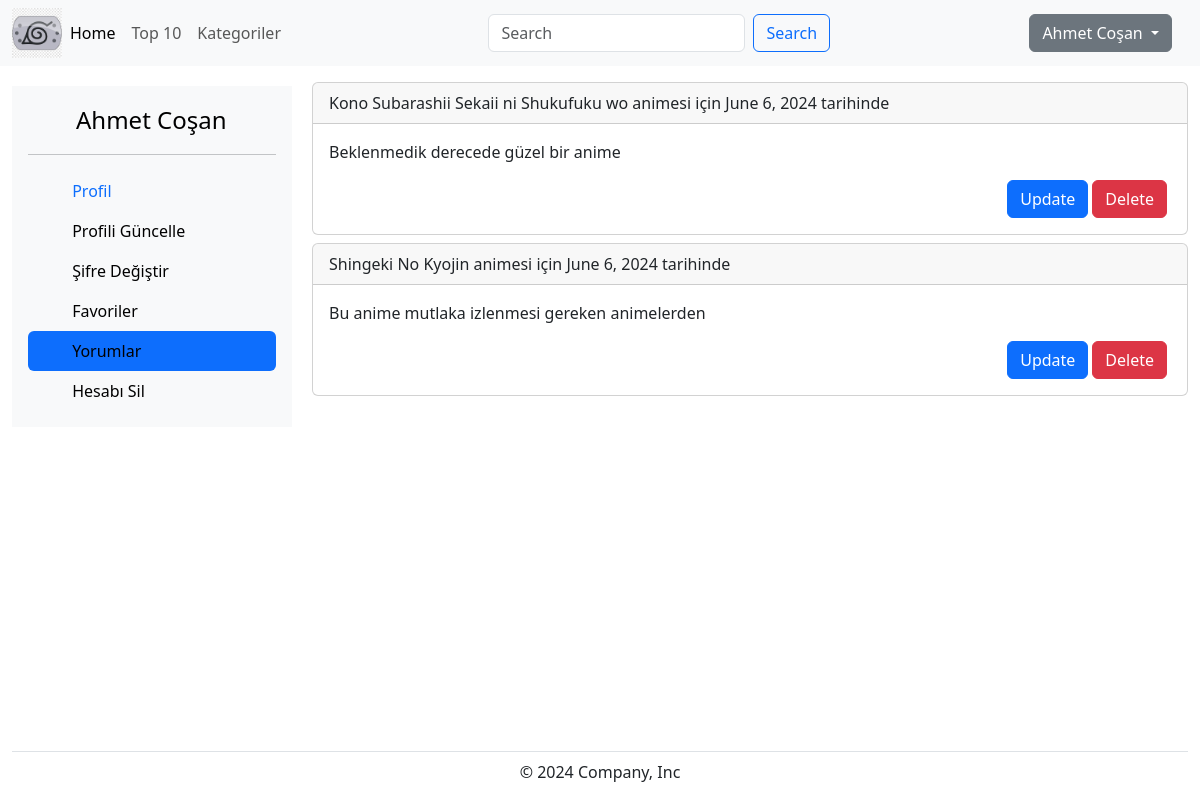
Screenshot of /user/comments (signed in) with the database file from the repository.
### comment/models.py (models this page shows, shortened)
class Comment(models.Model):
    username=models.ForeignKey(User, on_delete=models.CASCADE)
    anime=models.ForeignKey(Anime, on_delete=models.CASCADE)
    description=RichTextField()
    date=models.DateField(auto_now_add=True)
    nLike=models.IntegerField(default=0, null=True)
    nDislike=models.IntegerField(default=0, null=True)

### anime/models.py (models this page shows, shortened)
class Anime(models.Model):
    title=models.CharField(max_length=100, unique=True, editable=True, null=False)
    story=RichTextField()
    image_cover = models.ImageField(upload_to="movies")
    date = models.DateField(auto_created=True, auto_now=True)
    slug = models.SlugField(unique=True,db_index=True, blank=True, null=False)
    category=models.ManyToManyField(Category)
    favorite=models.ManyToManyField(User, blank=True)
    def __str__(self):
        return self.title

### user/views.py (the view)
# urls.py: path('comments', views.getUserAllComments, name='getUserAllComments'),
@login_required(login_url="/anime")
def getUserAllComments(request):
    user=request.user
    comments=Comment.objects.filter(username__id=user.id)
    return render(request, 'user/comments.html', context={'comments':comments})

### user/templates/user/comments.html (shortened to what this page needs)
{% extends "base.html" %}
{% load static %}
{% block body %}
    <div class="container-fluid my-3">
        <div class="row">
            <div class="col-md-3 my-1">
                {% include "partials/_sidebar.html" %}
            </div>
            <div class="col-md-9">
                {% if comments|length > 0 %}
                    {% for comment in comments  %}
                        <div class="card mb-2">
                            <div class="card-header">
                            <span class="h6">{{comment.anime}}</span>  animesi için {{comment.date}} tarihinde
                            </div>
                            <div class="card-body">
                            <p class="card-text">{{comment.description}}</p>
                            <a href="{% url 'deleteOneComment' id=comment.id %}" class="btn btn-danger mx-1 float-md-end">Delete</a>
                            <a href="{% url 'updateOneComment' id=comment.id %}" class="btn btn-primary  float-md-end">Update</a>
                            </div>
                        </div>
                    {% endfor %}
                {% else %}
                        <div class="text-center mt-5">Hiç yorumunuz bulunmuyor...</div>
                {% endif %}
            </div>
        </div>
    </div>
{% endblock  %}

### templates/partials/_nav.html (shortened to what this page needs)
{% load static %}
<nav class="navbar navbar-expand-lg bg-body-tertiary">
    <div class="container-fluid">
      <img src="{% static 'img/konoha-icon.jpg' %}" class="img-img-thumbnail" alt="logo" width="50">
      <div class="collapse navbar-collapse" id="navbarSupportedContent">
        <ul class="navbar-nav me-auto mb-2 mb-lg-0">
          <li class="nav-item">
            <a class="nav-link active" aria-current="page" href="{% url "index" %}">Home</a>
          </li>
          <li class="nav-item">
            <a class="nav-link" href="{% url 'top10AnimeList' %}">Top 10</a>
          </li>
          <li class="nav-item">
            <a class="nav-link" href="{% url 'getAllCategories' %}">Kategoriler</a>
          </li>
        </ul>
        <form action="{% url 'showSearchResults' %}" class="d-flex" role="search" method="POST">
          <input class="form-control me-2" type="search" placeholder="Search" aria-label="Search" name="search">
          <button class="btn btn-outline-primary" type="submit">Search</button>
        </form>
        <ul class="navbar-nav mb-2 mb-lg-0 ms-auto">
            {% if user.is_authenticated %}
            <li class="nav-item dropdown me-3">
              <div class="dropdown">
                <button class="btn btn-secondary dropdown-toggle" type="button" data-bs-toggle="dropdown" aria-expanded="false">
                  {{user.get_full_name}}
                </button>
              </div>
            </li>
            {% endif %}
        </ul>
      </div>
    </div>
  </nav>

### user/templates/partials/_sidebar.html
<div class="d-flex flex-column flex-shrink-0 p-3 bg-body-tertiary" style="width: 280px;">
    <a href="/" class="d-flex align-items-center mb-3 mb-md-0 me-md-auto link-body-emphasis text-decoration-none">
      <svg class="bi pe-none me-2" width="40" height="32"><use xlink:href="#"></use></svg>
      <span class="fs-4">{{user.get_full_name}}</span>
    </a>
    <hr>
    <ul id="liste" class="nav nav-pills flex-column mb-auto">
      <li class="nav-item">
        <a href="{% url 'index' %}" class="nav-link" aria-current="page">
          <svg class="bi pe-none me-2" width="16" height="16"><use xlink:href="#home"></use></svg>
          Profil
        </a>
      </li>
      <li>
        <a href="{% url 'profileUpdate' %}" class="nav-link link-body-emphasis">
          <svg class="bi pe-none me-2" width="16" height="16"><use xlink:href="#speedometer2"></use></svg>
          Profili Güncelle
        </a>
      </li>
      <li>
        <a href="{% url 'changePassword' %}" class="nav-link link-body-emphasis">
          <svg class="bi pe-none me-2" width="16" height="16"><use xlink:href=""></use></svg>
          Şifre Değiştir
        </a>
      </li>
      <li>
        <a href="{% url 'getFavoritesAllAnimes' %}" class="nav-link link-body-emphasis">
          <svg class="bi pe-none me-2" width="16" height="16"><use xlink:href="#grid"></use></svg>
          Favoriler
        </a>
      </li>
      <li>
        <a href="{% url 'getUserAllComments' %}" class="nav-link link-body-emphasis">
          <svg class="bi pe-none me-2" width="16" height="16"><use xlink:href="#people-circle"></use></svg>
          Yorumlar
        </a>
      </li>
      <li>
        <a href="{% url 'deleteUser' %}" class="nav-link link-body-emphasis">
          <svg class="bi pe-none me-2" width="16" height="16"><use xlink:href=""></use></svg>
          Hesabı Sil
        </a>
      </li>
    </ul>
  </div>

### rows the page displays
Comment: anime "Kono Subarashii Sekaii ni Shukufuku wo", date "June 6, 2024", description "Beklenmedik derecede güzel bir anime"
Comment: anime "Shingeki No Kyojin", date "June 6, 2024", description "Bu anime mutlaka izlenmesi gereken animelerden"

### other values shown
{{ user.get_full_name }} "Ahmet Coşan"
